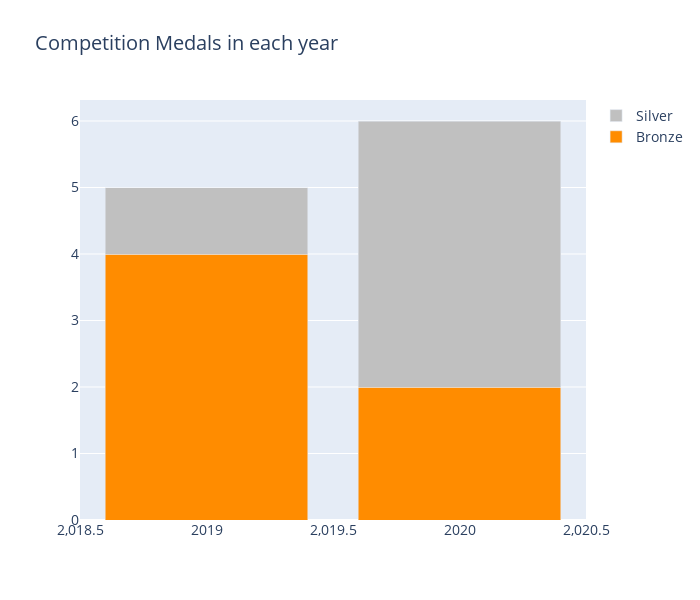

Notebook code for this chart:
### Code cell
cnt_df = temp_df.pivot_table(index="DeadlineYear", columns="Medal", values="PrivateLeaderboardRank", aggfunc="count")
cnt_df = cnt_df.fillna(0)

def get_bar_chart(cnt_srs, name, color):
    trace = go.Bar(
        x=cnt_srs.index,
        y=cnt_srs.values,
        name=name,
        marker=dict(color=color,),
    )
    return trace

medal_map = {1.:"Gold", 2.:"Silver", 3.:"Bronze"}
color_map = {1.:"gold", 2.:"silver", 3.:"darkorange"}
traces = []
for col in np.array(cnt_df.columns)[::-1]:
    cnt_srs = cnt_df[col]
    traces.append(get_bar_chart(cnt_srs, medal_map[col], color_map[col]))

layout = go.Layout(
    title='Competition Medals in each year',
    font=dict(size=14),
    barmode='stack',
    width=700,
    height=600,
)

fig = go.Figure(data=traces, layout=layout)
py.iplot(fig, filename='stacked-bar')

### Figure 1 — Plotly figure (JSON) as saved in the notebook; plotly's stock layout.template omitted (floating-point values rounded to 4 significant figures)
{"data": [{"marker": {"color": "darkorange"}, "name": "Bronze", "type": "bar", "x": [2019, 2020], "y": [4, 2]}, {"marker": {"color": "silver"}, "name": "Silver", "type": "bar", "x": [2019, 2020], "y": [1, 4]}], "layout": {"barmode": "stack", "font": {"size": 14}, "height": 600, "title": {"text": "Competition Medals in each year"}, "width": 700}}
